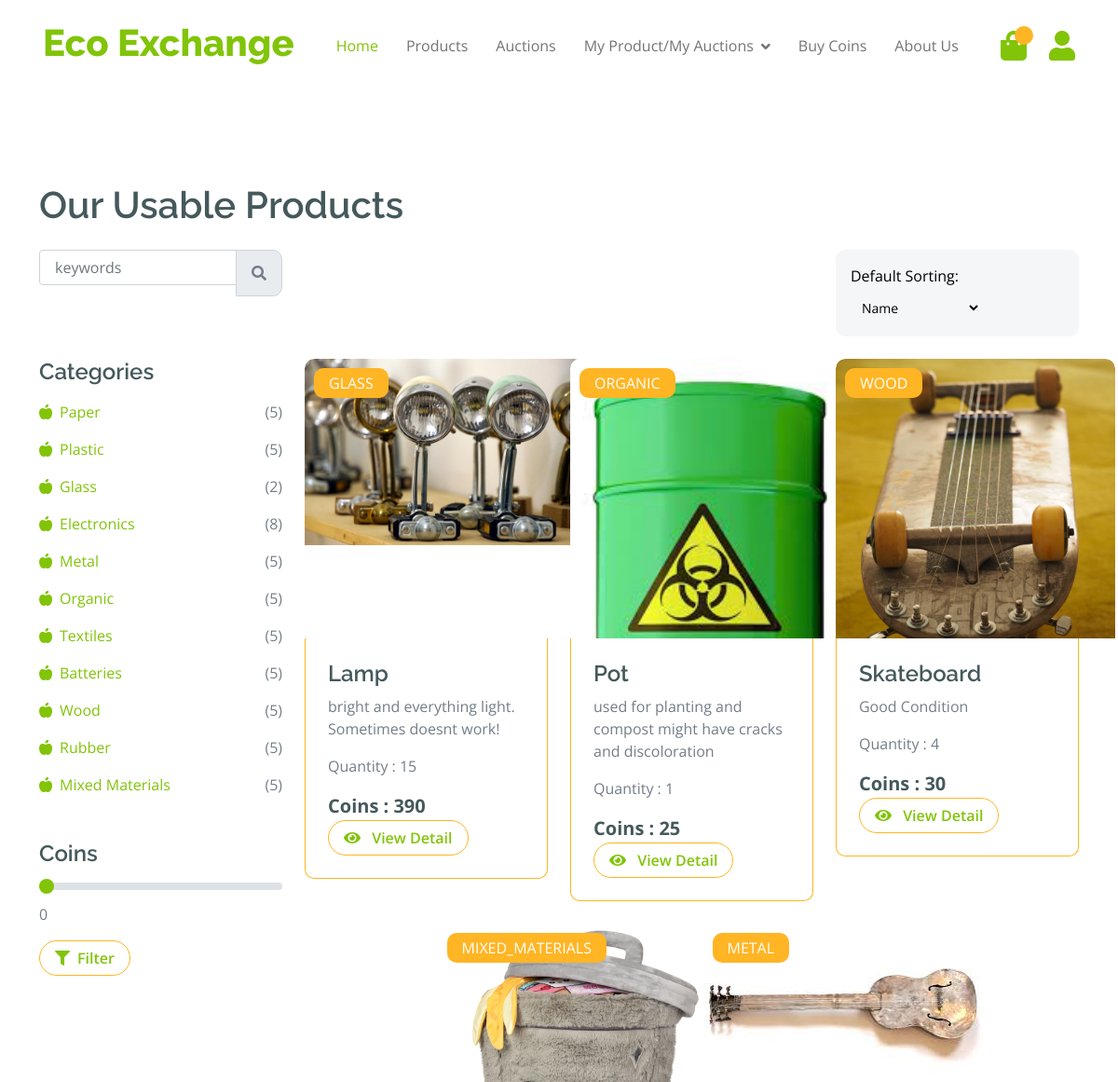
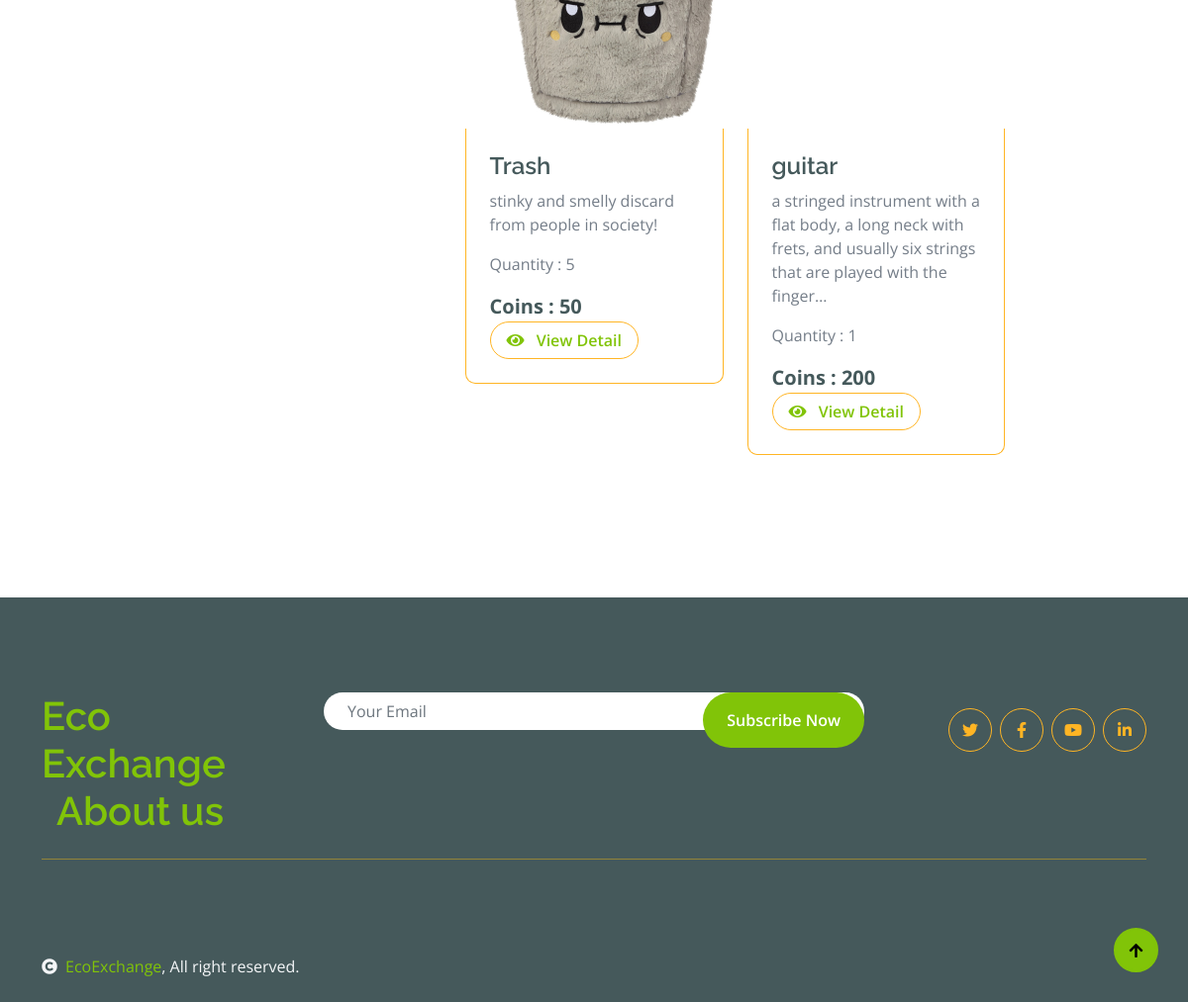
Screenshot of /products/ with the database file from the repository (2 pictures, top to bottom).
### product/models.py (models this page shows, shortened)
class Product(models.Model):
    CATEGORY_CHOICES = [
        ('PAPER', 'Paper'),
        ('PLASTIC', 'Plastic'),
        ('GLASS', 'Glass'),
        ('METAL', 'Metal'),
        ('ELECTRONICS', 'Electronics'),
        ('ORGANIC', 'Organic'),
        ('TEXTILES', 'Textiles'),
        ('BATTERIES', 'Batteries'),
        ('WOOD', 'Wood'),
        ('RUBBER', 'Rubber'),
        ('MIXED_MATERIALS', 'Mixed Materials'),
    ]
    product_id = models.AutoField(primary_key=True)
    product_name = models.CharField(max_length=255)
    product_description = models.TextField()
    image = models.ImageField(upload_to='img/')
    quantity = models.IntegerField(validators=[MinValueValidator(0)])
    price = models.IntegerField()
    category = models.CharField(max_length=50, choices=CATEGORY_CHOICES)
    user = models.ForeignKey(Member, on_delete=models.CASCADE)

### product/views.py (the view)
def products(request):
    products = []
    sort_by = request.GET.get('sort', 'name')
    if sort_by == 'name':
        sort_by = 'product_name'
    if sort_by == 'byprice':
        sort_by = 'price'
    if sort_by == 'pricedesc':
        sort_by = '-price'
    if sort_by:
        product_list = Product.objects.all().order_by(sort_by)
    input_range = request.GET.get('rangeInput')
    if input_range:
        print('a gaya yaha')
        product_list = Product.objects.filter(price__lte=input_range)
    for product in product_list:
        product.short_description = Truncator(product.product_description).chars(120)
    return render(request, template_name='product/product_list.html', context={'product_list': product_list})

### product/templates/product/product_list.html (shortened to what this page needs)
{% extends 'product/base.html' %}
{% load static %}
{% block body %}
    <div class="container-fluid fruite py-5">
        <div class="container py-5">
            <h1 class="mb-4">Our Usable Products</h1>
            <div class="row g-4">
                <div class="col-lg-12">
                    <div class="row g-4">
                        <div class="col-xl-3">
                            <div class="input-group w-100 mx-auto d-flex">
                                <input type="search" class="form-control p-3" placeholder="keywords"
                                       aria-describedby="search-icon-1">
                                <span id="search-icon-1" class="input-group-text p-3"><i
                                        class="fa fa-search"></i></span>
                            </div>
                        </div>
                        <div class="col-6"></div>
                        <div class="col-xl-3">
                            <div class="bg-light ps-3 py-3 rounded d-flex justify-content-between mb-4">
                                <form method="GET" action="{% url 'products' %}">
                                    <label for="sorting">Default Sorting:</label>
                                    <select name="sort" id="sort" onchange="this.form.submit()"
                                            class="border-0 form-select-sm bg-light me-3">
                                        <option value="name" {% if sort_by == 'name' %}selected{% endif %}>Name
                                        </option>
                                    </select>
                                </form>
                            </div>
                        </div>
                    </div>
                    <div class="row g-4">
                        <div class="col-lg-3">
                            <div class="row g-4">
                                <div class="col-lg-12">
                                    <div class="mb-3">
                                        <h4>Categories</h4>
                                        <ul class="list-unstyled fruite-categorie">
                                            <li>
                                                <div class="d-flex justify-content-between fruite-name">
                                                    <a href="#"><i class="fas fa-apple-alt me-2"></i>Paper</a>
                                                    <span>(5)</span>
                                                </div>
                                            </li>
                                            <li>
                                                <div class="d-flex justify-content-between fruite-name">
                                                    <a href="#"><i class="fas fa-apple-alt me-2"></i>Plastic</a>
                                                    <span>(5)</span>
                                                </div>
                                            </li>
                                            <li>
                                                <div class="d-flex justify-content-between fruite-name">
                                                    <a href="#"><i class="fas fa-apple-alt me-2"></i>Glass</a>
                                                    <span>(2)</span>
                                                </div>
                                            </li>
                                            <li>
                                                <div class="d-flex justify-content-between fruite-name">
                                                    <a href="#"><i class="fas fa-apple-alt me-2"></i>Electronics</a>
                                                    <span>(8)</span>
                                                </div>
                                            </li>
                                            <li>
                                                <div class="d-flex justify-content-between fruite-name">
                                                    <a href="#"><i class="fas fa-apple-alt me-2"></i>Metal</a>
                                                    <span>(5)</span>
                                                </div>
                                            </li>
                                            <li>
                                                <div class="d-flex justify-content-between fruite-name">
                                                    <a href="#"><i class="fas fa-apple-alt me-2"></i>Organic</a>
                                                    <span>(5)</span>
                                                </div>
                                            </li>
                                            <li>
                                                <div class="d-flex justify-content-between fruite-name">
                                                    <a href="#"><i class="fas fa-apple-alt me-2"></i>Textiles</a>
                                                    <span>(5)</span>
                                                </div>
                                            </li>
                                            <li>
                                                <div class="d-flex justify-content-between fruite-name">
                                                    <a href="#"><i class="fas fa-apple-alt me-2"></i>Batteries</a>
                                                    <span>(5)</span>
                                                </div>
                                            </li>
                                            <li>
                                                <div class="d-flex justify-content-between fruite-name">
                                                    <a href="#"><i class="fas fa-apple-alt me-2"></i>Wood</a>
                                                    <span>(5)</span>
                                                </div>
                                            </li>
                                            <li>
                                                <div class="d-flex justify-content-between fruite-name">
                                                    <a href="#"><i class="fas fa-apple-alt me-2"></i>Rubber</a>
                                                    <span>(5)</span>
                                                </div>
                                            </li>
                                            <li>
                                                <div class="d-flex justify-content-between fruite-name">
                                                    <a href="#"><i class="fas fa-apple-alt me-2"></i>Mixed Materials</a>
                                                    <span>(5)</span>
                                                </div>
                                            </li>
                                        </ul>
                                    </div>
                                </div>
                                <div class="col-lg-12">
                                    <form method="get">
                                        <div class="mb-3">
                                            <h4 class="mb-2">Coins</h4>
                                            <input type="range" class="form-range w-100" id="rangeInput"
                                                   name="rangeInput"
                                                   min="0" max="500" value="0" oninput="amount.value=rangeInput.value">
                                            <output id="amount" name="amount" min-velue="0" max-value="500"
                                                    for="rangeInput">0
                                            </output>
                                        </div>
                                        <button type="submit"
                                                class="btn border border-secondary rounded-pill px-3 text-primary">
                                            <i class="fa fa-filter me-2 text-primary"></i>Filter
                                        </button>
                                    </form>
                                </div>
                            </div>
                        </div>
                        <div class="col-lg-9">
                            <div class="row g-4 justify-content-center">
                                {% for product in product_list %}
                                    <div class="col-md-6 col-lg-6 col-xl-4">
                                        <div class="rounded position-relative fruite-item">
                                            <div class="fruite-img image-container">
                                                <img src="{{ product.image.url }}" alt="{{ product.image }}"
                                                     class="img-fluid w-100 rounded-top" alt="">
                                            </div>
                                            <div class="text-white bg-secondary px-3 py-1 rounded position-absolute"
                                                 style="top: 10px; left: 10px;">{{ product.category }}</div>
                                            <div class="p-4 border border-secondary border-top-0 rounded-bottom">
                                               <a href="{% url 'product_detail' product.product_id %}"> <h4>{{ product.product_name }}</h4></a>
                                                <p>{{ product.short_description }}</p>
                                                <p>Quantity : {{ product.quantity }}</p>
                                                <p class="text-dark fs-5 fw-bold mb-0">Coins
                                                    : {{ product.price }}</p>
                                                <div class="d-flex justify-content-between flex-lg-wrap">
                                                    <a href="{% url 'product_detail' product.product_id %}"
                                                       class="btn border border-secondary rounded-pill px-3 text-primary"><i
                                                            class="fa fa-eye me-2 text-primary"></i> View Detail</a>
                                                </div>
                                            </div>
                                        </div>
                                    </div>
                                {% endfor %}
                            </div>
                        </div>
                    </div>
                </div>
            </div>
        </div>
    </div>
{% endblock body %}

### product/static/product/css/style.css (style rules this page uses)
label { display: inline-block; color: black; }
.form-control { display: block; width: 100%; height: calc(1.5em + 0.75rem + 2px); padding: 0.375rem 0.75rem; font-size: 1rem; font-weight: 400; line-height: 1.5; color: black; background-color: #fff; background-clip: padding-box; border: 1px solid #ced4da; border-radius: 0.25rem; transition: border-color 0.15s ease-in-out, box-shadow 0.15s ease-in-out; }
.btn { font-weight: 600; transition: .5s; }
.btn.border-secondary { transition: 0.5s; }
.py-5 { padding-top: 3rem !important; }
.fruite .fruite-categorie .fruite-name { line-height: 40px; }
.fruite .fruite-categorie .fruite-name a { transition: 0.5s; }
.fruite .fruite-item { height: 100%; transition: 0.5s; }
.fruite .fruite-item .fruite-img { overflow: hidden; transition: 0.5s; border-radius: 10px 10px 0 0; }
.image-container { width: 300px; height: 300px; overflow: hidden; }
.fruite .fruite-item .fruite-img img { transition: 0.5s; }

### rows the page displays
Product: image (picture), category "GLASS", product_name "Lamp", short_description "bright and everything light. Sometimes doesnt work!", quantity "15", price "390"
Product: image (picture), category "ORGANIC", product_name "Pot", short_description "used for planting and compost might have cracks and discoloration", quantity "1", price "25"
Product: image (picture), category "WOOD", product_name "Skateboard", short_description "Good Condition", quantity "4", price "30"
Product: image (picture), category "MIXED_MATERIALS", product_name "Trash", short_description "stinky and smelly discard from people in society!", quantity "5", price "50"
Product: image (picture), category "METAL", product_name "guitar", short_description "a stringed instrument with a flat body, a long neck with frets, and usually six strings that are played with the finger…", quantity "1", price "200"
